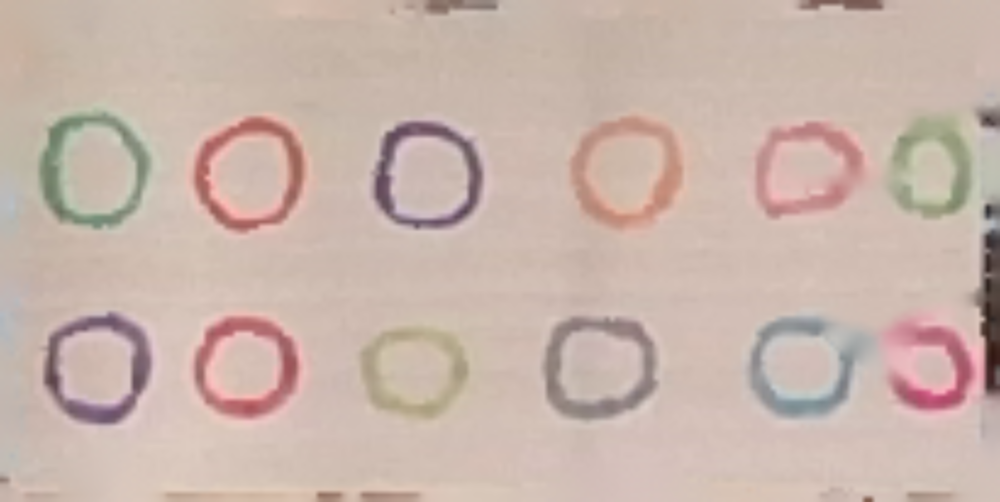
#> input picture src/mask/image_color_collection.png, 1000 x 502 px, shrunk from 2050 x 1030 before the run, found by its file name
$ python cal_color_similarity.py
#> lines starting #> are read from the running program, lines starting #| are printed output that depends on the picture; after the words box and inside, x2 and y2 are one past the last pixel; in counts of white or black regions, pixels touching at a corner belong together
### src/mask/extract_mask.py
import os
import cv2
import json
import numpy as np

from sklearn.cluster import KMeans


# [64 lines left out: functions convert_rgb_to_hsv, create_mask_HSV, create_mask_RGB, get_mark_mask, not called in this run]


""" New color extraction method """

PREDEFINED_COLOR_TYPE_VALUES = None
with open("src/mask/color_type_values.json", "r") as f:
#> (reads src/mask/color_type_values.json from the repository)
#> further down, img is the input picture: shape (502, 1000, 3); mean B, G, R 171.2, 180.7, 200.9
    PREDEFINED_COLOR_TYPE_VALUES = json.load(f)

SEMANTIC_COLOR_MATCHING_MIN_DISTANCE = 100


def extract_marks_with_colors(
    image: np.ndarray, min_connect_ratio: float = 0.0001
) -> dict:
    # 转换为灰度图像
#> called with min_connect_ratio = 0.0001
    gray_image = cv2.cvtColor(image, cv2.COLOR_BGR2GRAY)

    # # 使用直方图均衡化来增强对比度
    # gray_image = cv2.equalizeHist(gray_image)

    # 使用高斯模糊去噪
    # blurred_image = cv2.GaussianBlur(gray_image, (9, 9), 2)

    # use OTSU thresholding to get binary image with multiple channels
    b_channel, g_channel, r_channel = cv2.split(image)
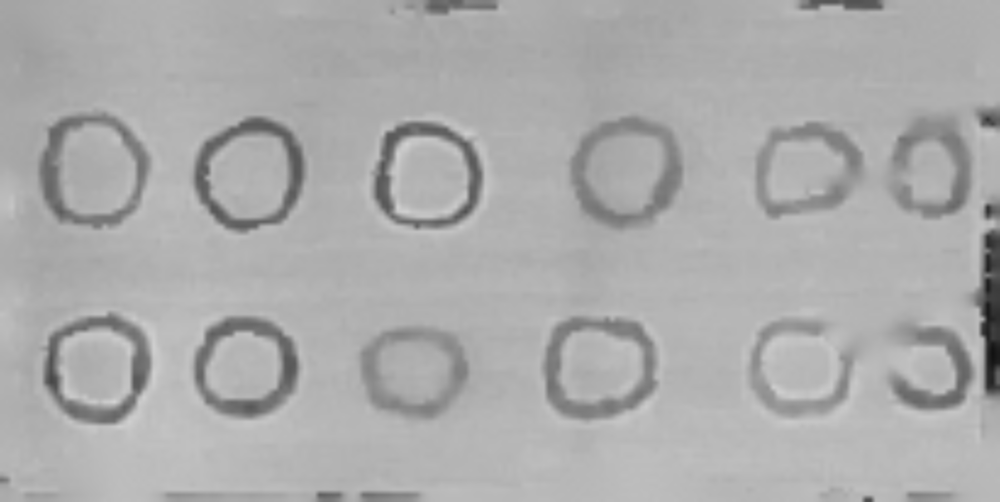
#> b_channel: shape (502, 1000); min 18, max 211, mean 171.2
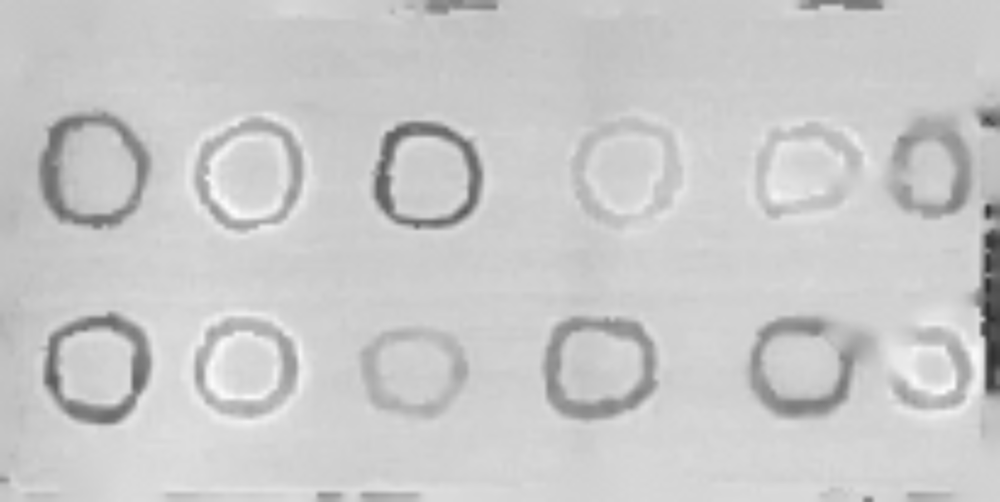
#> r_channel: shape (502, 1000); min 47, max 252, mean 200.9
    _, binary_b = cv2.threshold(
        b_channel, 0, 255, cv2.THRESH_BINARY_INV + cv2.THRESH_OTSU
    )
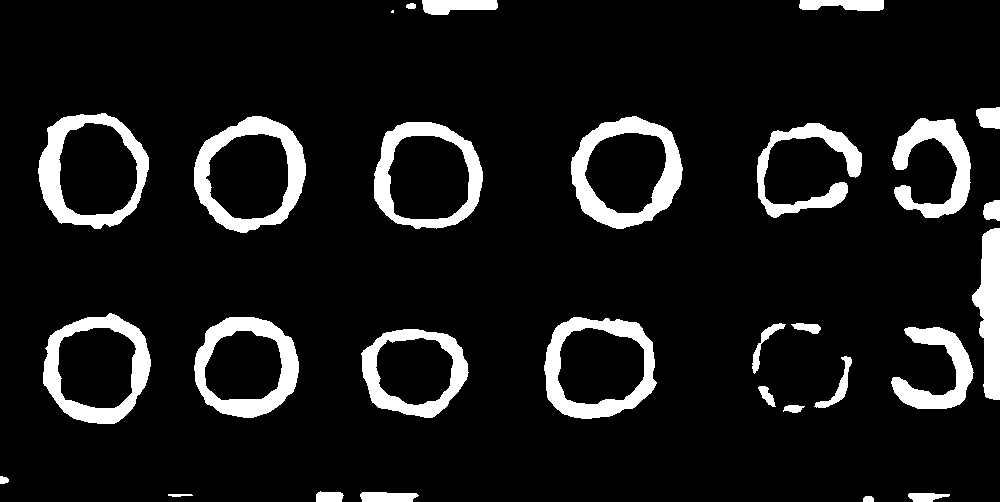
#> binary_b: shape (502, 1000); 10% white; 29 white regions (1 under 20 px), largest, box (x1, y1, x2, y2) and area: (571, 116, 683, 229) 4664, (194, 116, 306, 233) 4421, (38, 113, 149, 229) 4213
    _, binary_g = cv2.threshold(
        g_channel, 0, 255, cv2.THRESH_BINARY_INV + cv2.THRESH_OTSU
    )
#> binary_g: shape (502, 1000); 8.9% white; 27 white regions (3 under 20 px), largest, box (x1, y1, x2, y2) and area: (43, 312, 152, 425) 4701, (194, 317, 299, 419) 4320, (373, 121, 483, 230) 4301
    _, binary_r = cv2.threshold(
        r_channel, 0, 255, cv2.THRESH_BINARY_INV + cv2.THRESH_OTSU
    )
#> binary_r: shape (502, 1000); 7.1% white; 37 white regions (4 under 20 px), largest, box (x1, y1, x2, y2) and area: (38, 111, 151, 230) 5059, (43, 312, 151, 425) 4475, (544, 317, 657, 420) 4411
    binary_image = cv2.bitwise_or(binary_b, binary_g)
#> binary_image: shape (502, 1000); 10.8% white; 25 white regions (1 under 20 px), largest, box (x1, y1, x2, y2) and area: (43, 312, 152, 425) 4701, (571, 116, 683, 229) 4664, (194, 116, 306, 233) 4439
    binary_image = cv2.bitwise_or(binary_image, binary_r)
#> binary_image: shape (502, 1000); 11.4% white; 24 white regions (1 under 20 px), largest, box (x1, y1, x2, y2) and area: (38, 111, 151, 230) 5062, (43, 312, 152, 425) 4701, (571, 116, 683, 229) 4664

    # binary_image = cv2.adaptiveThreshold(
    #     blurred_image, 255, cv2.ADAPTIVE_THRESH_GAUSSIAN_C, cv2.THRESH_BINARY_INV, 11, 2
    # )

    # cv2.imwrite("test_binary_image.png", binary_image)
    # assert False

    # 根据连通域分析分割各个圆
    num_labels, labels_im = cv2.connectedComponents(binary_image)
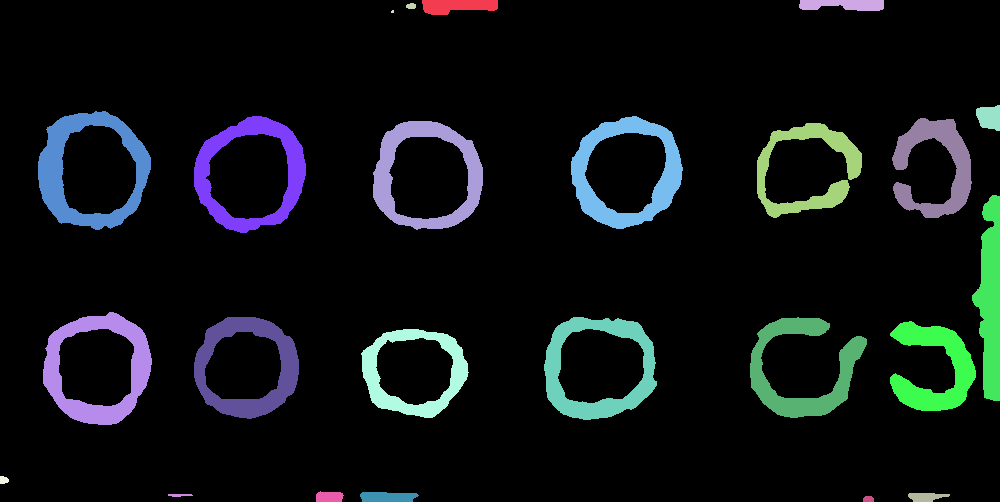
#> labels_im: shape (502, 1000) int32; 25 distinct labels, from 0 to 24; one colour per label, 0 black
#> num_labels = 25

    # 去掉过小的连通域， 占总image的比例小于min_connect_ratio的连通域
    connect_ratio = np.zeros(num_labels)
#> connect_ratio = 25 values from 0 to 0
    for label in range(1, num_labels):
        connect_ratio[label] = np.sum(labels_im == label) / labels_im.size
#> after the loop, connect_ratio = 25 values, max 0.0101 at index 6, min 0 at index 0, mean 0.00457

    # 创建结果字典
    color_masks_dict = {}

    # 为每个mark创建掩码并提取颜色
    for label in range(1, num_labels):
        # 如果连通域的比例小于min_connect_ratio，则跳过
        if connect_ratio[label] < min_connect_ratio:
            continue

        # 创建单个mark的掩码
        single_mark_mask = np.zeros_like(gray_image)
        single_mark_mask[labels_im == label] = 255

        # 提取该圆的颜色部分
        mark_color = cv2.bitwise_and(image, image, mask=single_mark_mask)

        # 将颜色转换为HSV
        hsv_color = cv2.cvtColor(mark_color, cv2.COLOR_BGR2HSV)

        # 仅提取有颜色的部分
        non_zero_mask = single_mark_mask > 0
        hsv_pixels = hsv_color[non_zero_mask]

        # 如果颜色像素数过少，则跳过
        if len(hsv_pixels) < 10:
            continue

        # map hue to x-y plane
        kmeans_trainings = np.zeros((len(hsv_pixels), 4))
        kmeans_trainings[:, 0] = np.sin(hsv_pixels[:, 0] / 90 * np.pi)
        kmeans_trainings[:, 1] = np.cos(hsv_pixels[:, 0] / 90 * np.pi)
        kmeans_trainings[:, 2] = hsv_pixels[:, 1] / 255
        kmeans_trainings[:, 3] = hsv_pixels[:, 2] / 255

        # KMeans聚类
        kmeans = KMeans(n_clusters=min(3, len(kmeans_trainings) // 10))
        kmeans.fit(kmeans_trainings)
        dominant_color = kmeans.cluster_centers_[np.argmax(np.bincount(kmeans.labels_))]

        # transform back to hsv
        dominant_color_hsv = np.zeros(3)
        dominant_color_hsv[0] = (
            np.arctan2(dominant_color[0], dominant_color[1]) / np.pi * 90
        )
        if dominant_color_hsv[0] < 0:
            dominant_color_hsv[0] += 180
        dominant_color_hsv[1] = dominant_color[2] * 255
        dominant_color_hsv[2] = dominant_color[3] * 255

        # 将颜色转换为整数
        dominant_color_hsv = tuple(map(int, dominant_color_hsv))

        # 将颜色转换为BGR
        dominant_bgr_color = cv2.cvtColor(
            np.uint8(dominant_color_hsv).reshape(1, 1, 3), cv2.COLOR_HSV2BGR
        )[0][0]

        # 存储结果
        color_masks_dict[tuple(dominant_bgr_color)] = single_mark_mask
#> this loop made 24 passes
#> dominant_color on passes 1, 2, 5, 6, 7, 8, 9, 10, 11, 12, 13, 14: [0.308, 0.951, 0.164, 0.575], [0.199, 0.98, 0.285, 0.49], [0.315, 0.948, 0.117, 0.6], [0.994, 0.0586, 0.129, 0.595], [0.0741, 0.997, 0.403, 0.679], [0.255, 0.967, 0.3, 0.737], [0.915, 0.401, 0.166, 0.643], [-0.428, 0.901, 0.17, 0.521], [0.0517, 0.998, 0.261, 0.77], [0.281, 0.951, 0.258, 0.376], [-0.463, 0.881, 0.18, 0.547], [-0.0576, 0.998, 0.405, 0.689]
#> pass 1, in extract_marks_with_colors, `mark_color = cv2.bitwise_and(image, image, mask=single_mark_mask)`:
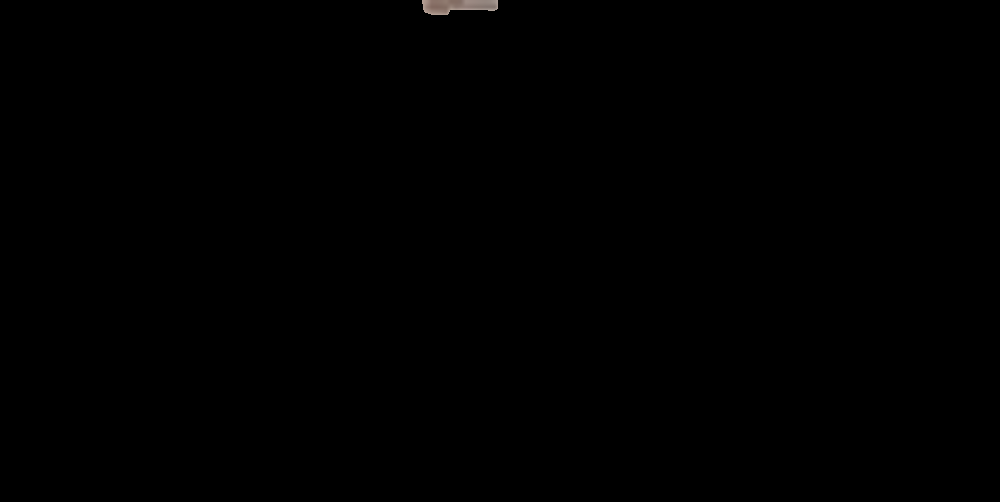
#> mark_color: shape (502, 1000, 3); mean B, G, R 0.2, 0.2, 0.3
#> after the loop:
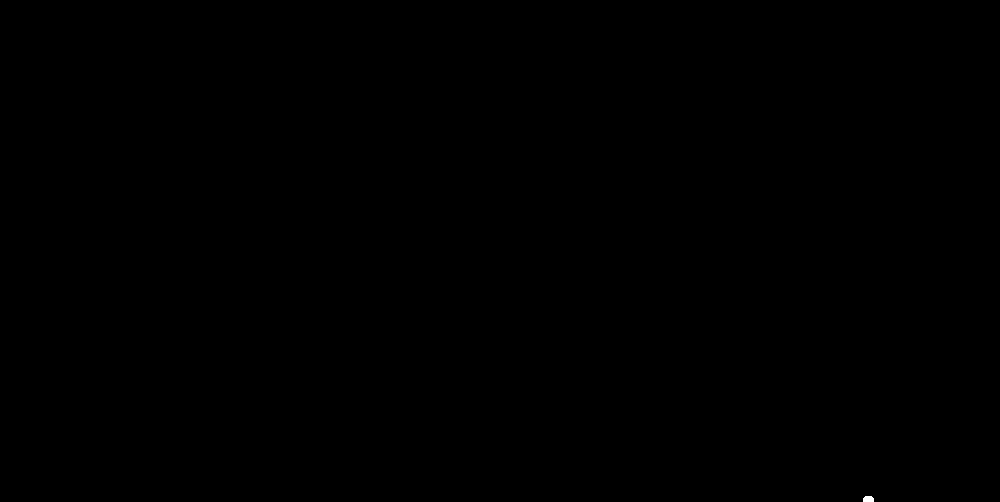
#> single_mark_mask: shape (502, 1000); 0.01% white; 1 white region, box (x1, y1, x2, y2) and area: (863, 496, 874, 502) 60
#> after the loop, color_masks_dict = 22 items

    return color_masks_dict


def draw_extracted_marks(color_masks_dict: dict, image_shape: tuple) -> np.ndarray:
    # 创建一个空白图像
    result_image = np.zeros(image_shape, dtype=np.uint8)

    # 为每个mark上色
    for color, mask in color_masks_dict.items():
        result_image[mask == 255] = color

    return result_image


# [43 lines left out: function find_in_predefined_colors, not called in this run]


# [33 lines that do not run on import are left out]

### src/mask/cal_color_similarity.py
import os
import cv2
import numpy as np

from sklearn.cluster import KMeans

from src.mask.extract_mask import extract_marks_with_colors, draw_extracted_marks

if __name__ == "__main__":
    # visualize the extracted marks folder
    vis_folder = "src/mask/color_cluster_vis"
    os.makedirs(vis_folder, exist_ok=True)

    # clear all image start with color_ and cluster_
    for file in os.listdir(vis_folder):
        if file.startswith("color_") or file.startswith("cluster_"):
            os.remove(os.path.join(vis_folder, file))

    # load image
    image_path = "src/mask/image_color_collection.png"
    if not os.path.exists(image_path):
        raise ValueError("Image not found")
    img = cv2.imread(image_path)

    color_masks_dict = extract_marks_with_colors(img)
#> color_masks_dict = 22 items

    # draw mask for each color
    for i, (color, mask) in enumerate(color_masks_dict.items()):
        result_image = draw_extracted_marks({color: mask}, img.shape)
        cv2.imwrite(os.path.join(vis_folder, f"color_{i}.png"), result_image)
        print(f"{color} saved")
#> this loop made 22 passes
#> color on passes 1 to 12: (123, 129, 146), (90, 96, 125), (135, 140, 152), (132, 151, 143), (104, 108, 173), (131, 144, 187), (137, 164, 161), (119, 110, 132), (145, 147, 196), (71, 77, 95), (126, 114, 139), (109, 104, 175)
#| (123, 129, 146) saved
#| (90, 96, 125) saved
#| (135, 140, 152) saved
#| (132, 151, 143) saved
#| (104, 108, 173) saved
#| (131, 144, 187) saved
#| (137, 164, 161) saved
#| (119, 110, 132) saved
#> (further printed lines are left out)

    # using kmeans cluster the colors (key in the dict, bgr) into n clusters
    # split into n dict accordingly, draw separately
    cluster_num = 9  # best is 5 and 7
    colors = list(color_masks_dict.keys())
#> colors = 22 items, first 6: (123, 129, 146), (90, 96, 125), (135, 140, 152), (132, 151, 143), (104, 108, 173), (131, 144, 187)
    # all color transformed to HSV
    colors_hsv = cv2.cvtColor(
        np.uint8(colors).reshape(-1, 1, 3), cv2.COLOR_BGR2HSV
    ).reshape(-1, 3)
#> colors_hsv = 22 rows, first 8: [8, 40, 146], [5, 71, 125], [9, 29, 152], [43, 32, 151], [2, 102, 173], [7, 76, 187], [33, 42, 164], [168, 43, 132]

    # map hue to x-y plane
    kmeans_trainings = np.zeros((len(colors_hsv), 4))
#> kmeans_trainings = 22 rows, first 6: [0, 0, 0, 0], [0, 0, 0, 0], [0, 0, 0, 0], [0, 0, 0, 0], [0, 0, 0, 0], [0, 0, 0, 0]
    kmeans_trainings[:, 0] = np.sin(colors_hsv[:, 0] / 90 * np.pi)
    kmeans_trainings[:, 1] = np.cos(colors_hsv[:, 0] / 90 * np.pi)
    kmeans_trainings[:, 2] = colors_hsv[:, 1] / 255
    kmeans_trainings[:, 3] = colors_hsv[:, 2] / 255

    kmeans = KMeans(n_clusters=cluster_num)
    kmeans.fit(kmeans_trainings)
    labels = kmeans.labels_
#> labels = 22 values, max 8 at index 1, min 0 at index 0, mean 2.73
    print("labels:", labels)
#| labels: [0 8 0 7 6 0 2 4 6 8 4 6 0 1 3 5 0 0 0 0 0 0]

    # draw a distance matrix between each cluster center
    cluster_centers = kmeans.cluster_centers_
    distance_matrix = np.zeros((cluster_num, cluster_num))
    for i in range(cluster_num):
        for j in range(cluster_num):
            distance_matrix[i, j] = np.linalg.norm(
                cluster_centers[i] - cluster_centers[j]
            )
    # print largest distance
    print("largest distance:", np.max(distance_matrix))
    # print smallest distance expect 0
    print("smallest distance:", np.min(distance_matrix[distance_matrix > 0]))
    # print cluster center one by one
    for i, center in enumerate(cluster_centers):
        # transform back to hsv
        center_hsv = np.zeros(3)
        center_hsv[0] = np.arctan2(center[0], center[1]) / np.pi * 90
        if center_hsv[0] < 0:
            center_hsv[0] += 180
        center_hsv[1] = center[2] * 255
        center_hsv[2] = center[3] * 255

        center_bgr = cv2.cvtColor(np.uint8([[center_hsv]]), cv2.COLOR_HSV2BGR).reshape(
            3
        )
        # print(f"cluster_{i} center in BGR:", center_bgr)
        print(f"cluster_{i} center in HSV:", center_hsv)
#> this loop made 9 passes
#> center_bgr on passes 1 to 9: [135, 145, 168], [156, 153, 146], [137, 164, 161], [154, 139, 204], [122, 112, 135], [141, 168, 181], [117, 117, 181], [132, 151, 143], [81, 87, 110]

    for i in np.unique(labels):
        filtered_color_masks_dict = {
            color: mask
            for j, (color, mask) in enumerate(color_masks_dict.items())
            if labels[j] == i
        }
        result_image = draw_extracted_marks(filtered_color_masks_dict, img.shape)
        cv2.imwrite(os.path.join(vis_folder, f"cluster_{i}.png"), result_image)
        print(f"cluster_{i} saved")
#> this loop made 9 passes
#| cluster_0 saved
#| cluster_1 saved
#| cluster_2 saved
#| cluster_3 saved
#| cluster_4 saved
#| cluster_5 saved
#| cluster_6 saved
#| cluster_7 saved
#> (further printed lines are left out)
#> pass 1, `result_image = draw_extracted_marks(filtered_color_masks_dict, img.sha..`:
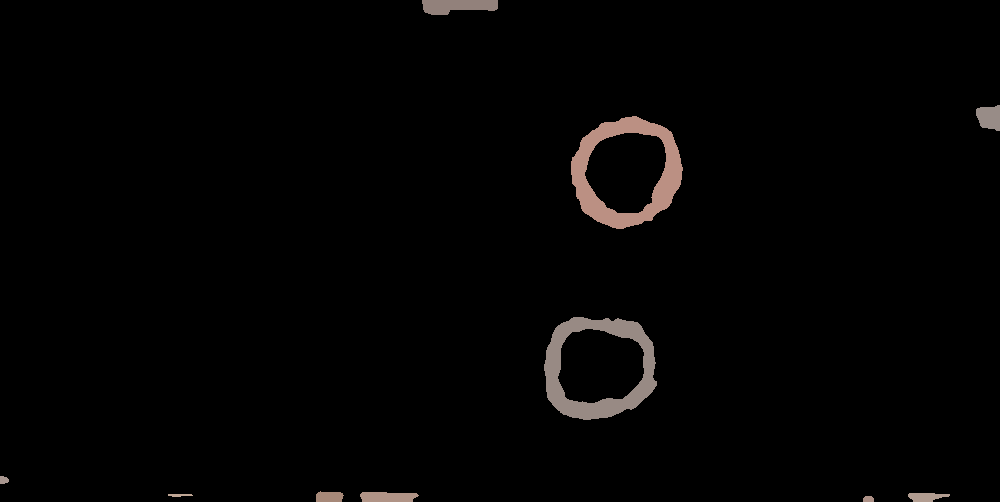
#> result_image: shape (502, 1000, 3); mean B, G, R 3.1, 3.3, 3.9
